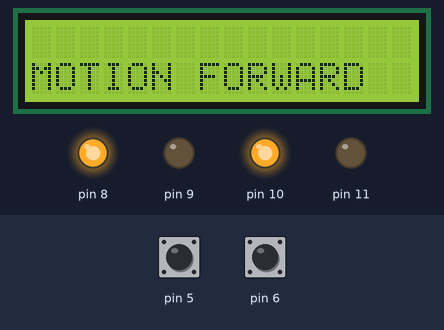
A sketch run on a simulated Arduino Uno, built with avr-gcc and run on an emulated ATmega328P. Parts: 16×2 character LCD, output pins drawn as LEDs (lit = HIGH). Dashed ring = blinking. Inputs (shaded band) come from the test bench; at power-on: pin 6 HIGH, pin 5 HIGH.

Above: at 0.22 s.
1.3 s: pin 6 pulled LOW for 0.15 s
At 2.8 s:
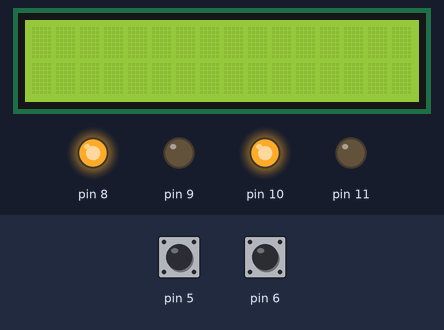
3.1 s: pin 6 pulled LOW for 1 s
At 3.9 s:
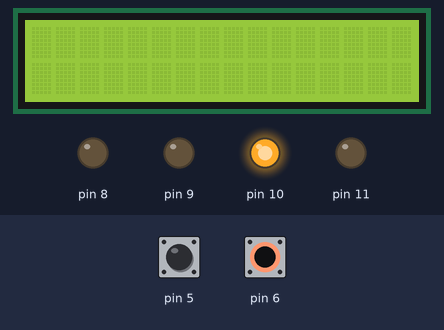
5.6 s: pin 6 pulled LOW for 3.2 s
At 9.6 s:
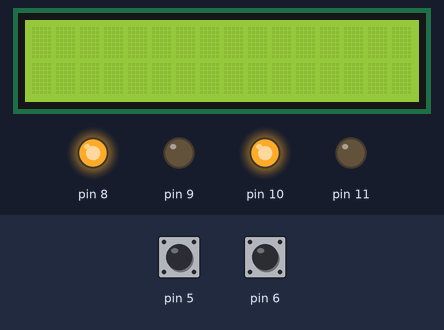
11.8 s: pin 5 pulled LOW for 1 s
At 11.98 s:
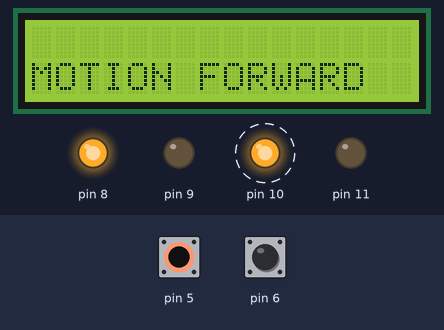
14.3 s: pin 5 driven LOW
At 14.49 s:
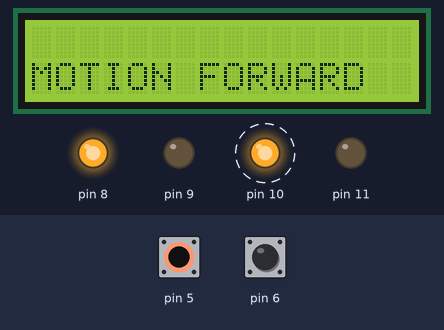
17.3 s: pin 5 pulsed HIGH 5 times (0.12 s each, 0.3 s apart)
Timing chart, 0 to 69.3 s (numbered marks = the images above; inputs shaded):
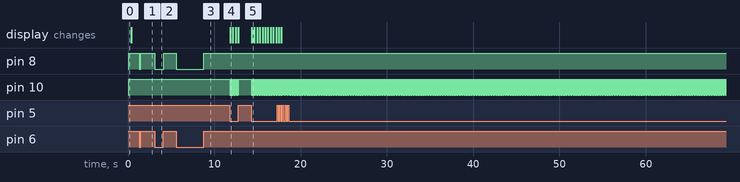

Measured:
- after the input at 1.3 s, pin 8: HIGH → LOW at once, → HIGH 0.14 s later
- after the input at 3.1 s, pin 8: HIGH → LOW at once, → HIGH 1.0 s later
- after the input at 5.6 s, pin 8: HIGH → LOW at once, → HIGH 3.2 s later
- after the input at 11.8 s, pin 10: alternates HIGH for 0.02 s and LOW for 0.02 s, 42 changes in all, then stays HIGH, starting at once
- after the input at 14.3 s, pin 10: alternates HIGH for 0.02 s and LOW for 0.02 s, starting at once

The sketch:

ROBOT_TWO_SENSOR.ino
```cpp
#include <LiquidCrystal.h>

// initialize the library with the numbers of the interface pins
LiquidCrystal lcd(13, 12, 3, 2, 1, 0);
void setup()
{
   lcd.begin(16, 2);
  //start serial connection
 // Serial.begin(9600);
  //configure pin2 as an input and enable the internal pull-up resistor
  pinMode(5, INPUT_PULLUP);
  pinMode(6, INPUT_PULLUP);
  pinMode(8, OUTPUT);
  pinMode(9, OUTPUT);
  pinMode(10, OUTPUT);
  pinMode(11, OUTPUT);
}

void loop()
{
  //read the pushbutton value into a variable
  int SEN1 = digitalRead(5);
  int SEN2 = digitalRead(6);
  //print out the value of the pushbutton
  //Serial.println(sensorVal);

  // Keep in mind the pullup means the pushbutton's
  // logic is inverted. It goes HIGH when it's open,
  // and LOW when it's pressed. Turn on pin 13 when the
  // button's pressed, and off when it's not:
  if ((SEN1 == LOW)&&(SEN2 == HIGH))
  {
    digitalWrite(8, HIGH);
    digitalWrite(9, LOW);
    digitalWrite(10, LOW);
    digitalWrite(11, LOW);
    lcd.setCursor(0, 1);
    lcd.print("MOTION LEFT");
    delay(20);
    lcd.clear();
  }
   if ((SEN1 == HIGH)&&(SEN2 == LOW))
  {
    digitalWrite(8, LOW);
    digitalWrite(9, LOW);
    digitalWrite(10,HIGH);
    digitalWrite(11, LOW);
    lcd.setCursor(0, 1);
    lcd.print("MOTION RIGHT");
    delay(20);
    lcd.clear();
  }

  else
  {
     digitalWrite(8, HIGH);
    digitalWrite(9, LOW);
    digitalWrite(10, HIGH);
    digitalWrite(11, LOW);
    lcd.setCursor(0, 1);
    lcd.print("MOTION FORWARD");
    delay(20);
    lcd.clear();
  }
}
```
